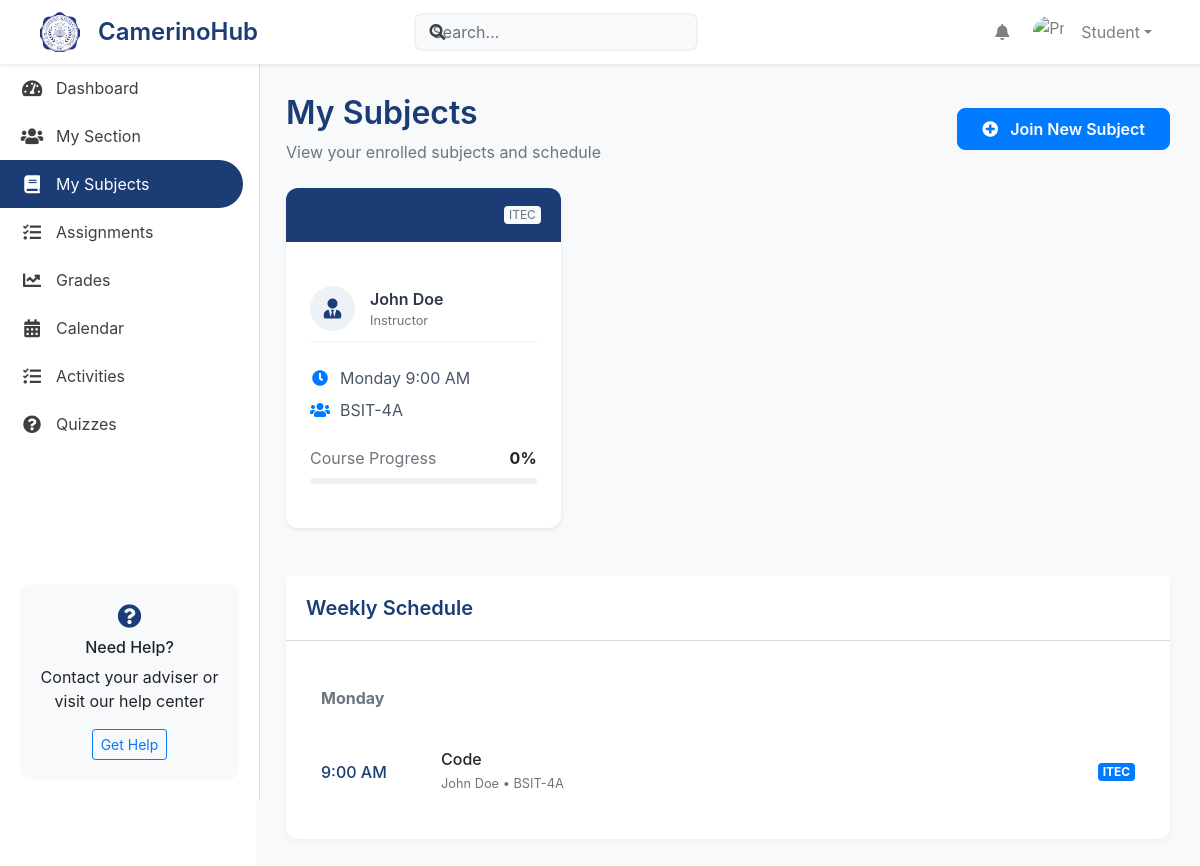
The page /Student/student_subjects.php (signed in) on the database its author committed.
### tables this page shows
CREATE TABLE `subjects` (
  `id` int(11) NOT NULL,
  `subject_code` varchar(20) NOT NULL,
  `subject_title` varchar(255) NOT NULL,
  `subject_name` varchar(100) NOT NULL,
  `category` varchar(100) NOT NULL,
  `description` varchar(255) DEFAULT NULL,
  `created_at` timestamp NOT NULL DEFAULT current_timestamp(),
  `status` enum('active','inactive') NOT NULL DEFAULT 'active'
);

### db/dbConnector.php (called while the page is built, shortened)
<?php
class DbConnector {
public $link;
public $messageLink;
function __construct($useMessageDb = false) {
        $host = 'localhost';
        $mainDb = 'camerinohub';
        $user = 'root';
        $pass = '';
        $this->link = mysqli_connect($host, $user, $pass, $mainDb);
        mysqli_set_charset($this->link, "utf8mb4");
    }
    function prepare($query, $useMessageDb = false) {
        $conn = $useMessageDb ? $this->messageLink : $this->link;
        $stmt = mysqli_prepare($conn, $query);
        return $stmt;
    }
}
?>

### Student/student_subjects.php (the view, shortened to what this page needs)
<?php
require_once('../db/dbConnector.php');
$db = new DbConnector();
$student_id = $_SESSION['id'];
$subjects_query = "SELECT
    s.id as subject_id,
    s.subject_name,
    s.subject_code,
    CONCAT(t.firstname, ' ', t.lastname) as teacher_name,
    ss.schedule_day,
    ss.schedule_time,
    sec.section_name,
    sec.grade_level,
    (SELECT COUNT(*)
     FROM activities a
     WHERE a.section_subject_id = ss.id
     AND a.status = 'active') as total_activities,
    (SELECT COUNT(*)
     FROM student_activity_submissions sas
     JOIN activities a ON sas.activity_id = a.activity_id
     WHERE a.section_subject_id = ss.id
     AND sas.student_id = ?) as completed_activities
FROM student_sections st_sec
JOIN sections sec ON st_sec.section_id = sec.section_id
JOIN section_subjects ss ON sec.section_id = ss.section_id
JOIN subjects s ON ss.subject_id = s.id
JOIN teacher t ON ss.teacher_id = t.teacher_id
WHERE st_sec.student_id = ?
AND st_sec.status = 'active'
AND ss.status = 'active'
ORDER BY ss.schedule_day, ss.schedule_time";
$stmt = $db->prepare($subjects_query);
$stmt->bind_param("ii", $student_id, $student_id);
$stmt->execute();
$subjects = $stmt->get_result()->fetch_all(MYSQLI_ASSOC);
$schedule = [];
$days = ['Monday', 'Tuesday', 'Wednesday', 'Thursday', 'Friday'];
foreach ($days as $day) {
    $schedule[$day] = array_filter($subjects, function($subject) use ($day) {
        return $subject['schedule_day'] === $day;
    });
}
?>
<!DOCTYPE html>
<html lang="en">
<head>
    <link href="https://stackpath.bootstrapcdn.com/bootstrap/4.5.2/css/bootstrap.min.css" rel="stylesheet">
    <link href="https://cdnjs.cloudflare.com/ajax/libs/font-awesome/5.15.1/css/all.min.css" rel="stylesheet">
    <link rel="stylesheet" href="css/dashboard-shared.css">
</head>
<body>
    <?php include 'includes/navigation.php'; ?>
    <div class="dashboard-container">
        <?php include 'includes/sidebar.php'; ?>
        <div class="main-content">
            <div class="content-header d-flex justify-content-between align-items-center mb-4">
                <div>
                    <h1>My Subjects</h1>
                    <p class="text-muted">View your enrolled subjects and schedule</p>
                </div>
                <button class="btn btn-primary" data-toggle="modal" data-target="#joinSubjectModal">
                    <i class="fas fa-plus-circle mr-2"></i> Join New Subject
                </button>
            </div>
            <div class="row mb-4">
                <?php foreach ($subjects as $subject): ?>
                    <div class="col-md-4 mb-4">
                        <div class="card subject-card h-100 shadow-sm">
                            <div class="card-header d-flex justify-content-between align-items-center">
                                <h5 class="mb-0"><?php echo htmlspecialchars($subject['subject_name']); ?></h5>
                                <span class="badge badge-light"><?php echo htmlspecialchars($subject['subject_code']); ?></span>
                            </div>
                            <div class="card-body">
                                <div class="teacher-info">
                                    <div class="teacher-avatar">
                                        <i class="fas fa-user-tie"></i>
                                    </div>
                                    <div class="teacher-details">
                                        <span class="teacher-name"><?php echo htmlspecialchars($subject['teacher_name']); ?></span>
                                        <small class="text-muted d-block">Instructor</small>
                                    </div>
                                </div>
                                <div class="schedule-info mt-4">
                                    <div class="schedule-item">
                                        <i class="fas fa-clock text-primary"></i>
                                        <span><?php echo $subject['schedule_day'] . ' ' . date('g:i A', strtotime($subject['schedule_time'])); ?></span>
                                    </div>
                                    <div class="schedule-item mt-2">
                                        <i class="fas fa-users text-primary"></i>
                                        <span><?php echo htmlspecialchars($subject['section_name']); ?></span>
                                    </div>
                                </div>
                                <div class="progress-info mt-4">
                                    <div class="d-flex justify-content-between mb-2">
                                        <span class="text-muted">Course Progress</span>
                                        <span class="font-weight-bold">
                                            <?php
                                                $progress = $subject['total_activities'] > 0
                                                    ? round(($subject['completed_activities'] / $subject['total_activities']) * 100)
                                                    : 0;
                                                echo $progress . '%';
                                            ?>
                                        </span>
                                    </div>
                                    <div class="progress" style="height: 6px;">
                                    </div>
                                </div>
                            </div>
                        </div>
                    </div>
                <?php endforeach; ?>
            </div>
            <div class="card">
                <div class="card-header">
                    <h5 class="mb-0">Weekly Schedule</h5>
                </div>
                <div class="card-body">
                    <table class="schedule-table">
                        <?php foreach ($schedule as $day => $day_subjects): ?>
                            <?php if (!empty($day_subjects)): ?>
                                <tr>
                                    <td class="font-weight-bold text-muted" colspan="2"><?php echo $day; ?></td>
                                </tr>
                                <?php foreach ($day_subjects as $subject): ?>
                                    <tr>
                                        <td class="time-slot">
                                            <?php echo date('g:i A', strtotime($subject['schedule_time'])); ?>
                                        </td>
                                        <td>
                                            <div class="d-flex justify-content-between align-items-center">
                                                <div>
                                                    <h6 class="mb-0"><?php echo htmlspecialchars($subject['subject_name']); ?></h6>
                                                    <small class="text-muted">
                                                        <?php echo htmlspecialchars($subject['teacher_name']); ?> •
                                                        <?php echo htmlspecialchars($subject['section_name']); ?>
                                                    </small>
                                                </div>
                                                <span class="badge badge-primary"><?php echo htmlspecialchars($subject['subject_code']); ?></span>
                                            </div>
                                        </td>
                                    </tr>
                                <?php endforeach; ?>
                            <?php endif; ?>
                        <?php endforeach; ?>
                    </table>
                </div>
            </div>
</body>
</html>

### Student/css/dashboard-shared.css (style rules this page uses)
:root { --primary-color: #1B3C74; --secondary-color: #2AA7FF; --accent-color: #4285f4; --text-primary: #3c4043; --border-color: #dadce0; --hover-bg: #f8f9fa; --sidebar-width: 250px; }
.dashboard-container { display: flex; min-height: 100vh; padding-top: 64px; }
.main-content { flex: 1; margin-left: 256px; padding: 30px; background: #f8f9fa; }
.card { border: none; border-radius: 12px; box-shadow: 0 2px 6px rgba(0,0,0,0.05); transition: transform 0.3s ease, box-shadow 0.3s ease; }
.card-header { background: white; border-bottom: 1px solid var(--border-color); padding: 20px; }
.card-header h5 { margin: 0; color: var(--primary-color); font-weight: 600; }
.content-header { margin-bottom: 30px; }
.content-header h1 { color: var(--primary-color); font-size: 2rem; font-weight: 600; margin-bottom: 8px; }
.content-header p { color: var(--text-primary); margin: 0; }
.subject-card { border: none; border-radius: 15px; transition: all 0.3s ease; background: #fff; }
.subject-card .card-header { background: linear-gradient(45deg, var(--primary-color), #2c5282); color: white; border-radius: 15px 15px 0 0; padding: 1.25rem; border: none; }
.subject-card .card-body { padding: 1.5rem; }
.teacher-info { display: flex; align-items: center; padding: 10px 0; border-bottom: 1px solid #edf2f7; }
.teacher-avatar { width: 45px; height: 45px; background: #edf2f7; border-radius: 50%; display: flex; align-items: center; justify-content: center; margin-right: 15px; }
.teacher-avatar i { font-size: 20px; color: var(--primary-color); }
.teacher-name { font-weight: 600; color: #2d3748; }
.schedule-item { display: flex; align-items: center; gap: 10px; color: #4a5568; }
.schedule-item i { width: 20px; text-align: center; }
.progress { background-color: #edf2f7; border-radius: 10px; overflow: hidden; }
.btn-primary { padding: 0.5rem 1.5rem; border-radius: 8px; font-weight: 600; transition: all 0.3s ease; }

### Student/student_subjects.php (style rules this page uses)
.subject-card { border: none; border-radius: 12px; transition: transform 0.3s ease; margin-bottom: 20px; }
.subject-card .card-header { background: var(--primary-color); color: white; border-radius: 12px 12px 0 0; padding: 15px 20px; }
.schedule-table { width: 100%; border-collapse: separate; border-spacing: 0 10px; }
.schedule-table td { padding: 15px; background: white; border-radius: 8px; }
.schedule-table .time-slot { font-weight: 500; color: var(--primary-color); width: 120px; }
.progress { height: 8px; border-radius: 4px; }
.teacher-info { display: flex; align-items: center; margin-top: 10px; }

### Student/includes/navigation.php (style rules this page uses)
.badge-light { background-color: #f8f9fa; color: #6c757d; font-weight: normal; font-size: 12px; }

### rows shown on the page
subjects: subject_code "ITEC", teacher_name "John Doe", schedule_day "Monday", schedule_time "9:00 AM", section_name "BSIT-4A", progress "0", subject_name "Code"

### other values the page prints
$userData['firstname'] "Student"
$day "Monday"
